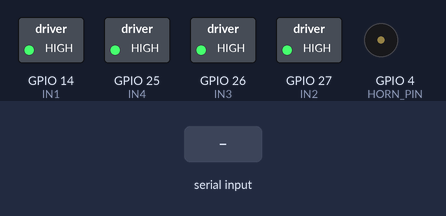
The sketch below on a simulated ESP32. On the bench: switched loads named in the sketch (green lamp = pin HIGH), buzzer (waves = sounding, pin HIGH). Inputs (shaded band) come from the test bench. WiFi joins after 1.5 s; servers stay silent unless stated; nothing arrives over Bluetooth unless stated; what the sketch prints to the serial monitor is not drawn.

Above: at 2.7 s.
2.8 s: "F" received over the second serial link
At 3.8 s:
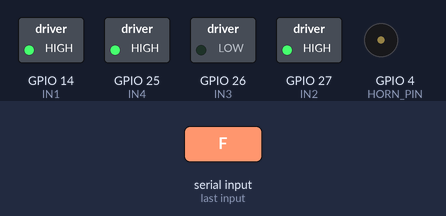
4.3 s: "B" received over the second serial link
At 4.9 s:
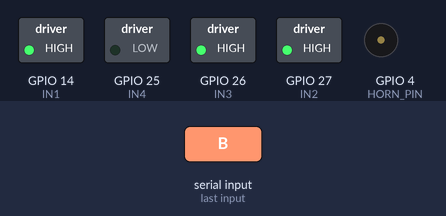
5.8 s: "L" received over the second serial link
At 6.1 s:
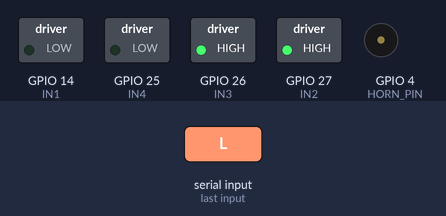
7.3 s: "R" received over the second serial link
At 8.4 s:
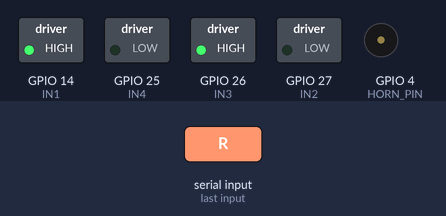
8.8 s: "H" received over the second serial link
At 9.5 s:
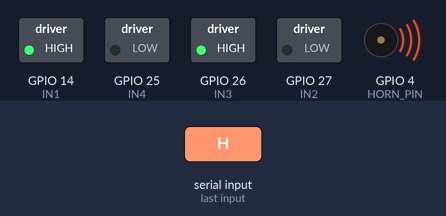
10.3 s: "b" received over the second serial link
At 10.7 s:
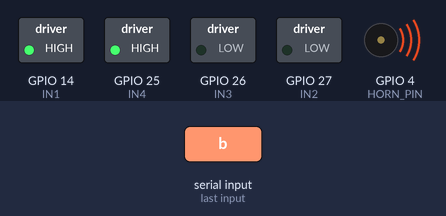
Timing chart, 0 to 12.8 s (numbered marks = the images above; inputs shaded):
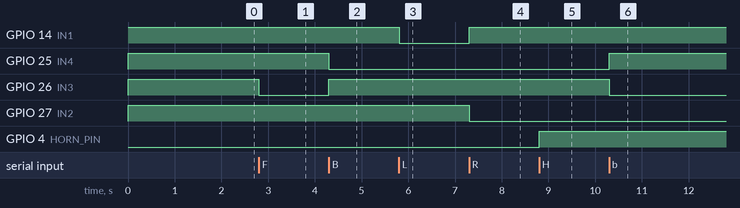

The sketch:

simple_ble_car.ino
```cpp
#include "BluetoothSerial.h"
#include <WiFi.h>
#include <ArduinoOTA.h>

BluetoothSerial SerialBT;

/* WiFi credentials for OTA */
const char* ssid = "Veda";
const char* password = "Jaishree1451";

/* Motor Pins */
#define IN1 14
#define IN2 27
#define IN3 26
#define IN4 25

/* Horn Pin */
#define HORN_PIN 4

char command;

/* Direction states */
bool fState = false;
bool bState = false;
bool lState = false;
bool rState = false;

/* ---- Your required motor functions (unchanged) ---- */

void stopMotor()
{
  digitalWrite(IN1, 1);
  digitalWrite(IN2, 1);
  digitalWrite(IN3, 1);
  digitalWrite(IN4, 1);
}

void forward()
{
  digitalWrite(IN3, 0);
  digitalWrite(IN4, 1);
}

void backward()
{
  digitalWrite(IN3, 1);
  digitalWrite(IN4, 0);
}

void left()
{
  digitalWrite(IN1, 0);
  digitalWrite(IN2, 1);
}

void right()
{
  digitalWrite(IN1, 1);
  digitalWrite(IN2, 0);
}

/* Horn */
void hornOn()
{
  digitalWrite(HORN_PIN, 1);
}

void hornOff()
{
  digitalWrite(HORN_PIN, 0);
}

/* Update motor outputs according to states */
void updateMotion()
{
  stopMotor();

  if (fState) forward();
  if (bState) backward();
  if (lState) left();
  if (rState) right();
}

void setupOTA()
{
  WiFi.mode(WIFI_STA);
  WiFi.begin(ssid, password);

  Serial.print("Connecting to WiFi");
  unsigned long startAttempt = millis();

  while (WiFi.status() != WL_CONNECTED && millis() - startAttempt < 15000) {
    delay(500);
    Serial.print(".");
  }

  Serial.println();

  if (WiFi.status() == WL_CONNECTED) {
    Serial.println("WiFi connected");
    Serial.print("IP Address: ");
    Serial.println(WiFi.localIP());

    ArduinoOTA.setHostname("Robo");

    ArduinoOTA.onStart([]() {
      Serial.println("OTA Start");
    });

    ArduinoOTA.onEnd([]() {
      Serial.println("\nOTA End");
    });

    ArduinoOTA.onProgress([](unsigned int progress, unsigned int total) {
      Serial.printf("OTA Progress: %u%%\r", (progress * 100) / total);
    });

    ArduinoOTA.onError([](ota_error_t error) {
      Serial.printf("OTA Error[%u]\n", error);
    });

    ArduinoOTA.begin();
    Serial.println("OTA Ready");
  } else {
    Serial.println("WiFi connection failed. OTA not available.");
  }
}

void setup()
{
  Serial.begin(115200);

  pinMode(IN1, OUTPUT);
  pinMode(IN2, OUTPUT);
  pinMode(IN3, OUTPUT);
  pinMode(IN4, OUTPUT);
  pinMode(HORN_PIN, OUTPUT);

  stopMotor();
  hornOff();

  SerialBT.begin("Robo");
  Serial.println("Bluetooth Ready");

  setupOTA();
}

void loop()
{
  ArduinoOTA.handle();

  if (SerialBT.available()) {
    command = SerialBT.read();

    Serial.print("Received: ");
    Serial.println(command);

    /* PRESS commands */
    if (command == 'F') fState = true;
    if (command == 'B') bState = true;
    if (command == 'L') lState = true;
    if (command == 'R') rState = true;
    if (command == 'H') hornOn();

    /* RELEASE commands */
    if (command == 'f') fState = false;
    if (command == 'b') bState = false;
    if (command == 'l') lState = false;
    if (command == 'r') rState = false;
    if (command == 'h') hornOff();

    updateMotion();
  }
}
```

Measured:
- after the input at 2.8 s, GPIO 26 (IN3): HIGH → LOW at once
- after the input at 4.3 s, GPIO 25 (IN4): HIGH → LOW at once; GPIO 26 (IN3): LOW → HIGH at once
- after the input at 5.8 s, GPIO 14 (IN1): HIGH → LOW at once
- after the input at 7.3 s, GPIO 14 (IN1): LOW → HIGH at once; GPIO 27 (IN2): HIGH → LOW at once
- after the input at 8.8 s, GPIO 4 (HORN_PIN): LOW → HIGH at once
- after the input at 10.3 s, GPIO 25 (IN4): LOW → HIGH at once; GPIO 26 (IN3): HIGH → LOW at once
